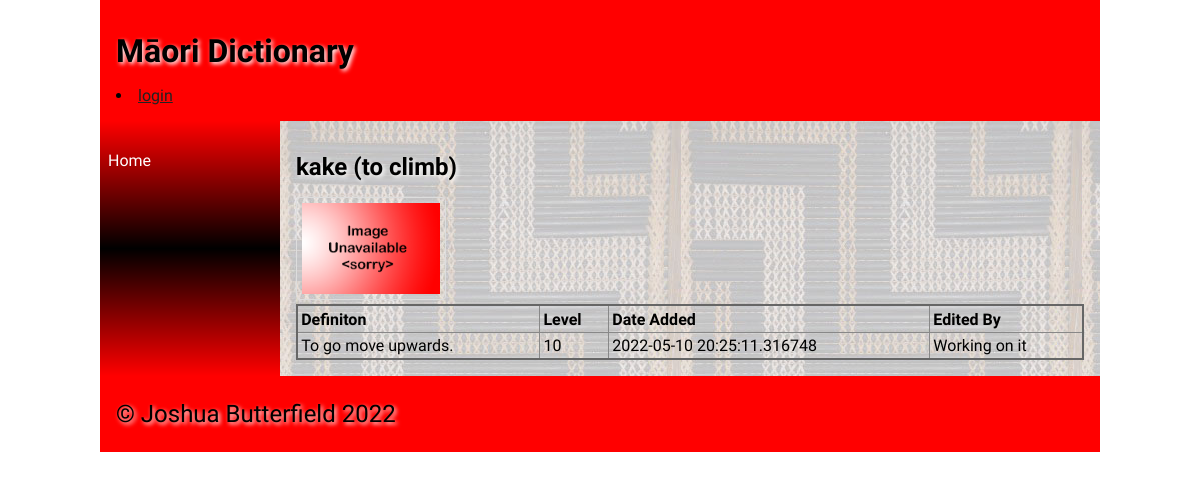
Screenshot of /word?type=kake with the database file from the repository.
### tables this page shows
CREATE TABLE "dict_data"
(
	id integer
		constraint dict_data_pk
			primary key autoincrement,
	maori varchar(30),
	english varchar(30),
	description varchar(100),
	level integer,
	image varchar(30),
	category varchar(30)
, timestamp datetime);

### app.py (the view)
@app.route('/word')
def render_word():
    word_selected = request.args.get('type')
    con = create_connection(DATABASE)
    query = "SELECT id, english, description, level, image, timestamp FROM dict_data WHERE maori = '" + word_selected + "'"
    cur = con.cursor()
    cur.execute(query)
    word_info = cur.fetchall()
    con.commit()
    con.close()
    return render_template('word.html', word_selected=word_selected, word_info=word_info, logged_in=is_logged_in())

### app.py (called while the page is built)
def create_connection(db_file):
    try:
        connection = sqlite3.connect(db_file)
        connection.execute('pragma foreign_keys=ON')
        return connection
    except Error as e:
        print(e)
    return None

def is_logged_in():
    if session.get("email") is None:
        print("Not logged in")
        return False
    else:
        print("Logged in")
        return True

### templates/word.html (shortened to what this page needs)
{% extends 'base.html' %}
{% block main %}
{% for dict_data in word_info %}
<h2>{{ word_selected }} ({{dict_data[1]}})</h2>
<table class="table">
    <thead>
        <tr>
            <td><strong>Definiton</strong></td>
            <td><strong>Level</strong></td>
            <td><strong>Date Added</strong></td>
            <td><strong>Edited By</strong></td>
        </tr>
    </thead>
    <tbody>
        <tr>
            <td>{{dict_data[2]}}</td>
            <td>{{dict_data[3]}}</td>
            <td>{{dict_data[5]}}</td>
            <td>Working on it</td>
            <img src="/static/images/{{ dict_data[4] }}">
        </tr>
    </tbody>
</table>
{% endfor %}
{% endblock %}

### static/css/style.css (style rules this page uses)
* { font-family: Comfortaa, sans-serif; margin: 0; padding: 0; box-sizing: border-box; }
h1, h2, h3, h4 { padding: 1rem 0; font-family: 'Suez One', serif; color: #000; text-shadow: 2px 2px 4px #fff; }
img { border: 1px solid #ddd; border-radius: 4px; padding: 5px; width: 150px; }
table { width: 100%; border: 2px solid #666; border-collapse: collapse; }
th, td { border: 1px solid #888; padding: 0.2rem; text-align: left; }

### rows the page displays
dict_data: maori "kake", english "to climb", description "To go move upwards.", level "10", timestamp "2022-05-10 20:25:11.316748", image (placeholder picture)
